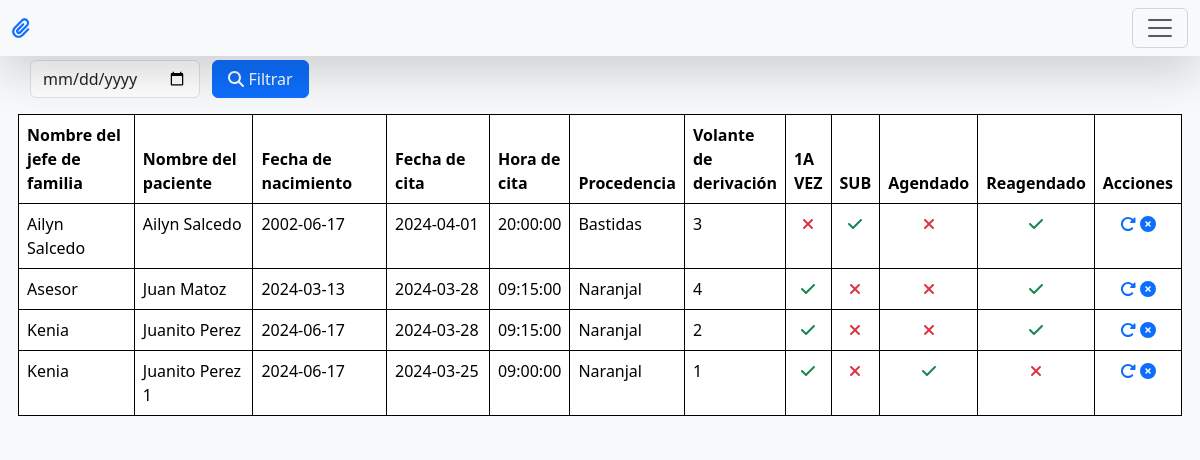
Page /agenda/reprogramar on the earlier database version.
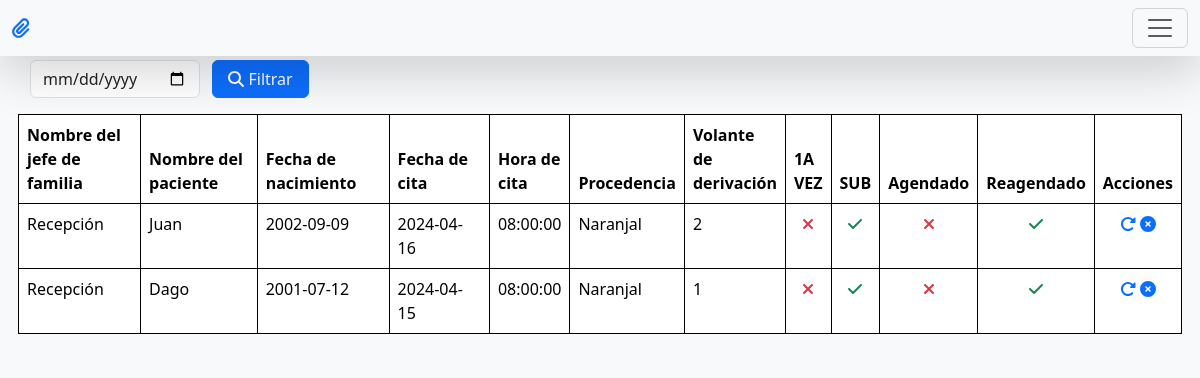
Same page on the later database version.
### database.py (models this page shows, shortened)
class Turno(Base):
    __tablename__ = 'turnos'
    id = Column(Integer, primary_key=True)
    fecha = Column(Date, nullable=False)
    hora = Column(Time, nullable=True)
    motivo = Column(String, nullable=False)
    paciente = Column(String(225), nullable=False)
    edad = Column(Integer, nullable=True)
    localidad = Column(String, nullable=False)
    deriva = Column(String(225), nullable=False)
    veces = Column(String(30), nullable=False)
    asiste = Column(String(20), nullable=False)
    condicion = Column(String(25), nullable=False)
    fechaNacimiento = Column(Date, nullable=True)
    idTelegram = Column(String(125), nullable=True)

### agenda.py (the view)
@agenda.route("/reprogramar")
def vistaReprogramar():
    citas = session.query(Turno).filter(Turno.paciente != "Sin definir").order_by(Turno.fecha.desc(), Turno.id.desc()).all()
    return render_template("/turnos/turnosPendientes.html", citas=citas)

### templates/turnos/turnosPendientes.html (shortened to what this page needs)
{% extends 'plantilla.html' %}
{%block body%}
<section class="bg-light">
    <div class="row mb-3">
        <div class="form-group col-2">
            <input type="date" id="calendario" class="form-control">
        </div>
        <button type="submit" class="btn btn-primary col-1" id="buscar"><i class="fa fa-solid fa-search"></i>
            Filtrar</button>
    </div>
    <div class="row mb-3">
        <table class="table table-bordered border-black" id="registros">
            <thead>
                <tr>
                    <th scope="col" class="col-2">Nombre del jefe de familia</th>
                    <th scope="col" class="col-2">Nombre del paciente</th>
                    <th scope="col" class="col-2">Fecha de nacimiento</th>
                    <th scope="col" class="col-2">Fecha de cita</th>
                    <th scope="col" class="col">Hora de cita</th>
                    <th scope="col" class="col">Procedencia</th>
                    <th scope="col" class="col">Volante de derivación</th>
                    <th scope="col" class="col">1A VEZ</th>
                    <th scope="col" class="col">SUB</th>
                    <th scope="col" class="col">Agendado</th>
                    <th scope="col" class="col">Reagendado</th>
                    <th scope="col" class="col">Acciones</th>
                </tr>
            </thead>
            <tbody>
                {%for cita in citas%}
                <tr>
                    <td>{{cita.deriva}}</td>
                    <td>{{cita.paciente}}</td>
                    <td>{{cita.fechaNacimiento}}</td>
                    <td>{{cita.fecha}}</td>
                    <td>{{cita.hora}}</td>
                    <td>{{cita.localidad}}</td>
                    <td>{{cita.id}}</td>
                    <td class="text-center">
                        {%if cita.veces == 'Primera vez'%}
                        <i class="fa-solid fa-check text-success"></i>
                        {%else%}
                        <i class="fa-solid fa-xmark text-danger"></i>
                        {%endif%}
                    </td>
                    <td class="text-center">
                        {%if cita.veces == 'Subsecuente'%}
                        <i class="fa-solid fa-check text-success"></i>
                        {%else%}
                        <i class="fa-solid fa-xmark text-danger"></i>
                        {%endif%}
                    </td>
                    <td class="text-center">
                        {%if cita.condicion == 'Agendado'%}
                        <i class="fa-solid fa-check text-success"></i>
                        {%else%}
                        <i class="fa-solid fa-xmark text-danger"></i>
                        {%endif%}
                    </td>
                    <td class="text-center">
                        {%if cita.condicion == 'Reagendado'%}
                        <i class="fa-solid fa-check text-success"></i>
                        {%else%}
                        <i class="fa-solid fa-xmark text-danger"></i>
                        {%endif%}
                    </td>
                    <td class="text-center">
                        <a href="/agenda/reprogramar/{{cita.id}}" title="reagendar a la fecha más cercana"><i class="fa fa-solid fa-rotate-right"></i></a>
                        <a href="/agenda/cancelar/{{cita.id}}" title="cancelar la cita"><i class="fa fa-solid fa-xmark-circle"></i></a>
                    </td>
                </tr>
                {%endfor%}
            </tbody>
        </table>
    </div>
</section>
{%endblock%}

### templates/plantilla.html (shortened to what this page needs)
<!DOCTYPE html>
<html lang="en">
<head>
	<link rel="stylesheet" href="{{url_for('static', filename='styles.css')}}">
	<link rel="stylesheet" href="{{url_for('static', filename='css/bootstrap.min.css')}}">
</head>
<body class="bg-light">
	<header>
		<nav class="navbar bg-body-tertiary fixed-top shadow-lg">
			<div class="container-fluid">
				<a class="navbar-brand text-start" href="#">
					<i class="fa-solid fa-paperclip text-primary"></i>
				</a>
				<button class="navbar-toggler" type="button" data-bs-toggle="offcanvas"
					data-bs-target="#offcanvasNavbar" aria-controls="offcanvasNavbar" aria-label="Toggle navigation">
					<span class="navbar-toggler-icon"></span>
				</button>
			</div>
		</nav>
	</header>
	<main>
		{%block body%}
		{%endblock%}
	</main>
</body>
</html>

### static/styles.css (style rules this page uses)
main { padding: 60px 30px; }

Differences in the rows shown:
removed Turno: deriva "Ailyn Salcedo", paciente "Ailyn Salcedo", fechaNacimiento "2002-06-17", fecha "2024-04-01", hora "20:00:00", localidad "Bastidas", id "3", veces "Subsecuente" (drawn), condicion "Reagendado" (drawn)
removed Turno: deriva "Asesor", paciente "Juan Matoz", fechaNacimiento "2024-03-13", fecha "2024-03-28", hora "09:15:00", localidad "Naranjal", id "4", veces "Primera vez" (drawn), condicion "Reagendado" (drawn)
changed Turno id 2: deriva "Kenia" → "Recepción"; paciente "Juanito Perez" → "Juan"; fechaNacimiento "2024-06-17" → "2002-09-09"; fecha "2024-03-28" → "2024-04-16"; hora "09:15:00" → "08:00:00"; veces "Primera vez" → "Subsecuente" (drawn)
changed Turno id 1: deriva "Kenia" → "Recepción"; paciente "Juanito Perez 1" → "Dago"; fechaNacimiento "2024-06-17" → "2001-07-12"; fecha "2024-03-25" → "2024-04-15"; hora "09:00:00" → "08:00:00"; veces "Primera vez" → "Subsecuente" (drawn); condicion "Agendado" → "Reagendado" (drawn)
